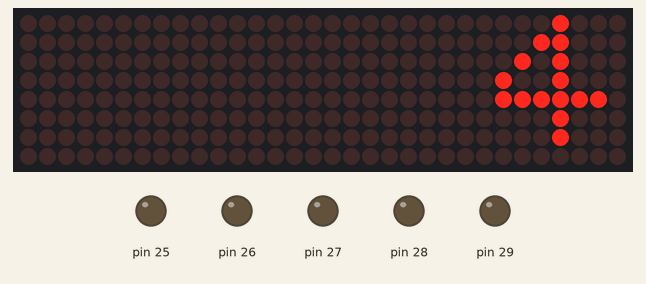
Simulated run of this sketch. Board: Arduino Mega 2560, built with avr-gcc and run on an emulated ATmega2560. On the bench: 32×8 LED matrix, output pins drawn as LEDs (lit = HIGH). Wiring (from diagram.json): 4 × MAX7219 LED driver: data pin 22; clock pin 23; CS pin 24. Pins used as bus, display or sensor lines are not drawn. At 0.9 s the program stops and its outputs stay as they are.

Above: at 0.1 s.
At 0.8 s:
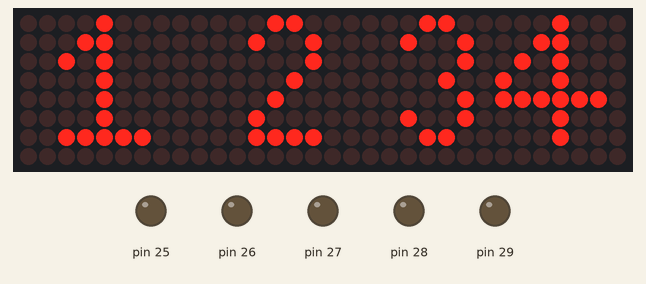

The sketch:

ETALVIS_Problem_15_08.ino
```cpp
//Embedded Systems programming - GPIO
//Dot Matrix Control Problems
//use max 7219-matrix DOTMATRIX
//use PORT A
//self Assessment set -15 Problem 08
//DISPLAY "1234" by entering from left
#include "max7219.h"
#include "font_digits.h"

void delayStep(void) {
    for (volatile long d = 0; d < 100000; d++);
}

void display1234_LTR() {
    // Step 1: Show '1'
    for (unsigned char row = 1; row <= 8; row++)
        max7219_send_row4(row, digit4[row - 1], 0x00, 0x00, 0x00);
    delayStep();

    // Step 2: Show '1 2'
    for (unsigned char row = 1; row <= 8; row++)
        max7219_send_row4(row, digit4[row - 1], digit3[row - 1], 0x00, 0x00);
    delayStep();

    // Step 3: Show '1 2 3'
    for (unsigned char row = 1; row <= 8; row++)
        max7219_send_row4(row, digit4[row - 1], digit3[row - 1], digit2[row - 1], 0x00);
    delayStep();

    // Step 4: Show '1 2 3 4'
    for (unsigned char row = 1; row <= 8; row++)
        max7219_send_row4(row, digit4[row - 1], digit3[row - 1], digit2[row - 1], digit1[row - 1]);
    delayStep();
}

void setup(void) {
    max7219_init();
    display1234_LTR();
}

void loop(void) {
    while (1); // Hold final display
}
```

font_digits.h
```cpp
#ifndef FONT_DIGITS_H
#define FONT_DIGITS_H

unsigned char digit1[8] = {
    0b00010000,
    0b00011000,
    0b00010100,
    0b00010000,
    0b00010000,
    0b00010000,
    0b01111100,
    0b00000000
};

unsigned char digit2[8] = {
    0b01100000,
    0b10010000,
    0b10000000,
    0b01000000,
    0b00100000,
    0b00010000,
    0b11110000,
    0b00000000
};

unsigned char digit3[8] = {
    0b01100000,
    0b10010000,
    0b10000000,
    0b01000000,
    0b10000000,
    0b10010000,
    0b01100000,
    0b00000000
};

unsigned char digit4[8] = {
    0b00010000,
    0b00011000,
    0b00010100,
    0b00010010,
    0b01111110,
    0b00010000,
    0b00010000,
    0b00000000
};

#endif
```

max7219.c
```cpp
#include "max7219.h"

volatile char *porta = (volatile char *)0x22;
volatile char *ddra  = (volatile char *)0x21;

#define DIN_BIT  0
#define CLK_BIT  1
#define CS_BIT   2

void max7219_send_row4(unsigned char address, unsigned char d4, unsigned char d3,
                       unsigned char d2, unsigned char d1) {
    unsigned char data[4] = {d4, d3, d2, d1};

    *porta &= ~(1 << CS_BIT);

    for (char m = 3; m >= 0; m--) {
        unsigned int packet = (address << 8) | data[m];
        for (char i = 0; i < 16; i++) {
            if (packet & 0x8000)
                *porta |= (1 << DIN_BIT);
            else
                *porta &= ~(1 << DIN_BIT);

            *porta &= ~(1 << CLK_BIT);
            for (volatile int d = 0; d < 10; d++);
            *porta |= (1 << CLK_BIT);
            packet <<= 1;
        }
    }

    *porta |= (1 << CS_BIT);
}

void max7219_init(void) {
    *ddra = 0xFF;
    *porta = (1 << CS_BIT);

    for (char i = 0; i < 4; i++) {
        max7219_send_row4(0x0C, 0x01, 0x01, 0x01, 0x01);
        max7219_send_row4(0x09, 0x00, 0x00, 0x00, 0x00);
        max7219_send_row4(0x0A, 0x08, 0x08, 0x08, 0x08);
        max7219_send_row4(0x0B, 0x07, 0x07, 0x07, 0x07);
        max7219_send_row4(0x0F, 0x00, 0x00, 0x00, 0x00);
    }

    max7219_clear_all();
}

void max7219_clear_all(void) {
    for (unsigned char row = 1; row <= 8; row++) {
        max7219_send_row4(row, 0x00, 0x00, 0x00, 0x00);
    }
}
```

max7219.h
```cpp
#ifndef MAX7219_H
#define MAX7219_H

#ifdef __cplusplus
extern "C" {
#endif

void max7219_init(void);
void max7219_clear_all(void);
void max7219_send_row4(unsigned char address, unsigned char d1, unsigned char d2,
                       unsigned char d3, unsigned char d4);

#ifdef __cplusplus
}
#endif

#endif
```
